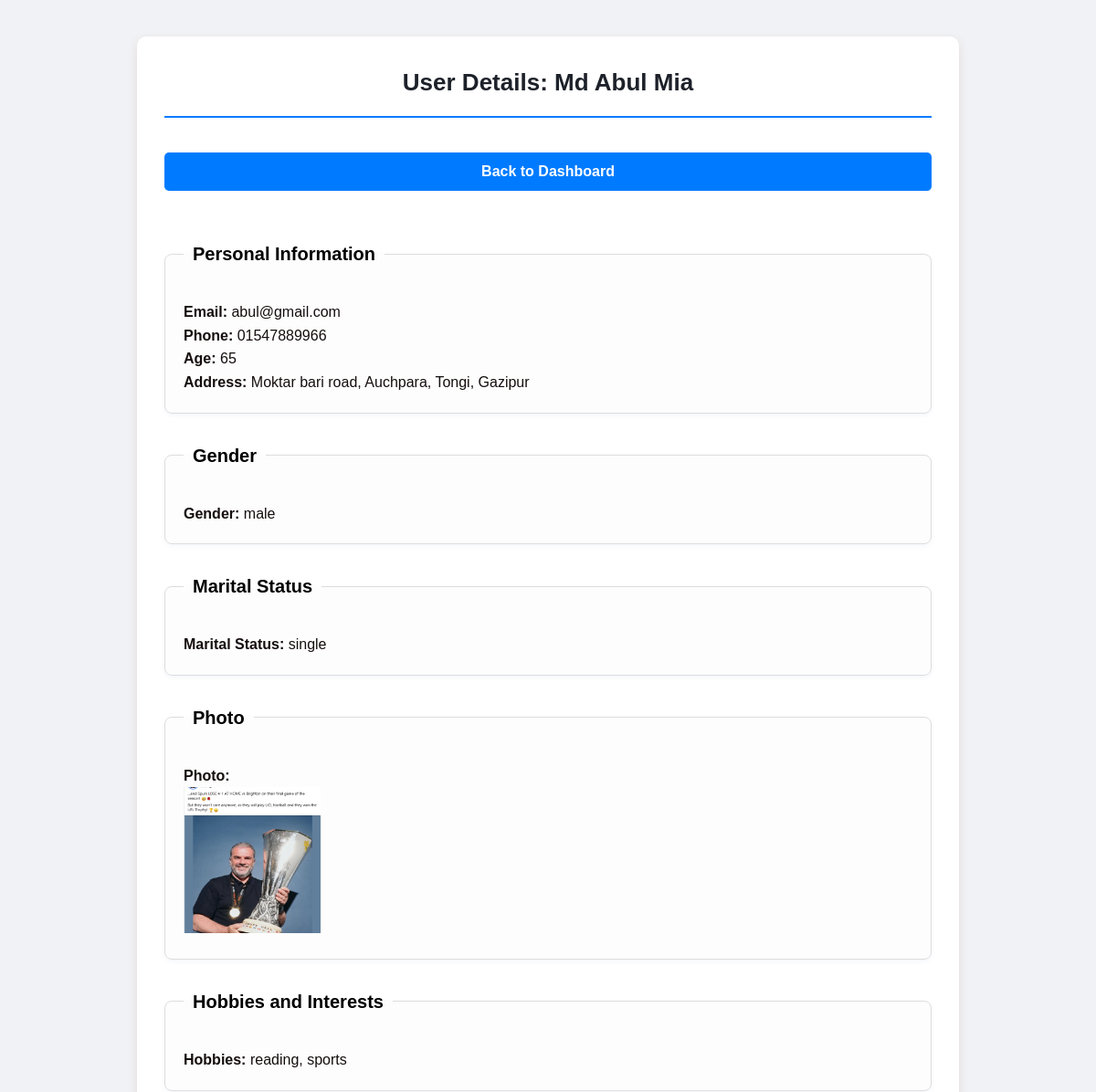
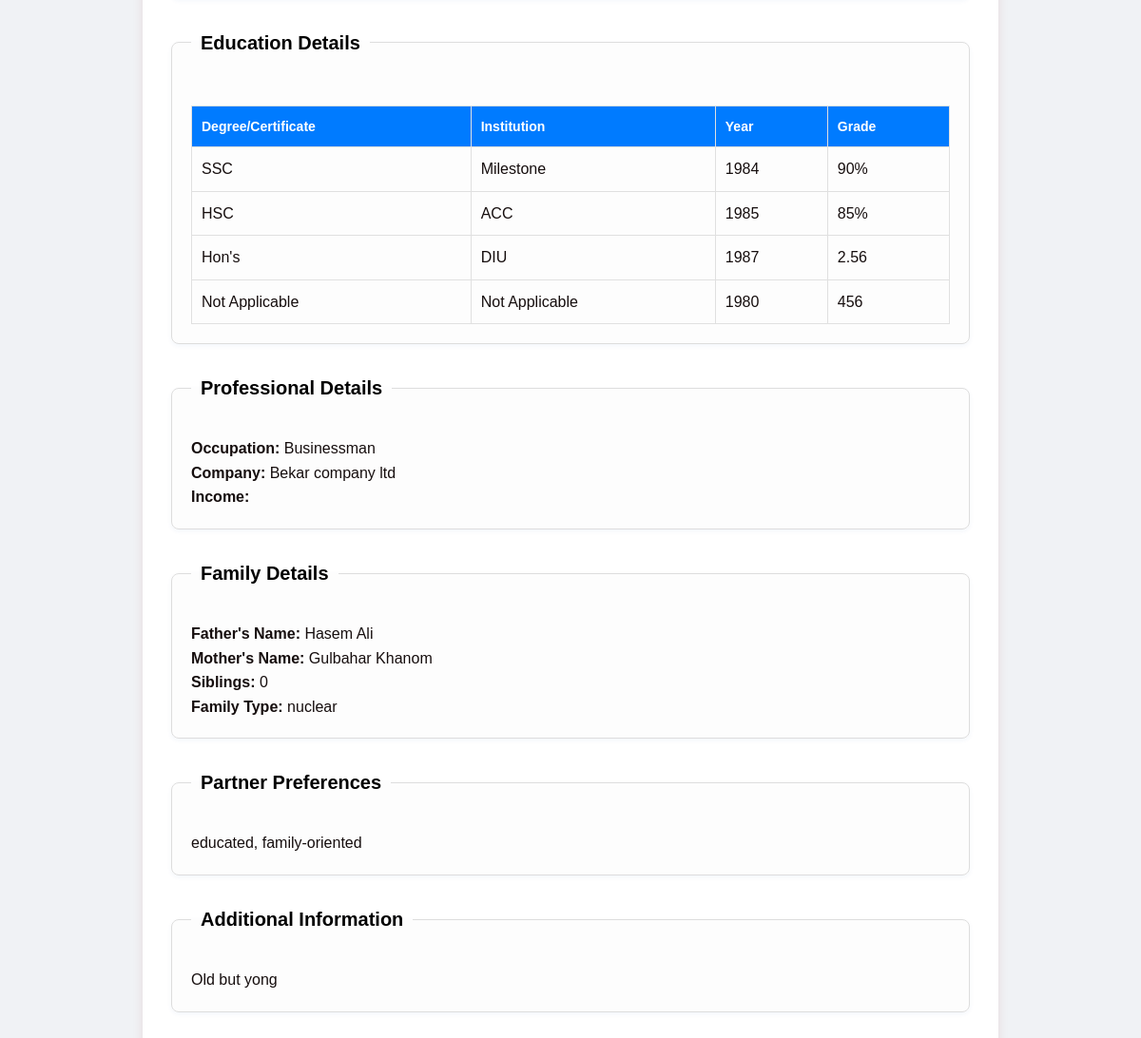
Page /view_user.php?id=26 (signed in) on the committed database (2 pictures, top to bottom).
### tables this page shows
CREATE TABLE `users` (
  `id` int(11) NOT NULL,
  `email` varchar(255) NOT NULL,
  `password` varchar(255) NOT NULL,
  `fullName` varchar(255) NOT NULL,
  `phone` varchar(20) DEFAULT NULL,
  `gender` enum('male','female','other') DEFAULT NULL,
  `maritalStatus` varchar(50) DEFAULT NULL,
  `role` enum('admin','user') NOT NULL DEFAULT 'user'
);

CREATE TABLE `biodata` (
  `id` int(11) NOT NULL,
  `user_id` int(11) NOT NULL,
  `age` int(3) DEFAULT NULL,
  `address` text DEFAULT NULL,
  `hobbies` varchar(255) DEFAULT NULL,
  `photo` varchar(255) DEFAULT NULL,
  `degree1` varchar(255) DEFAULT NULL,
  `institution1` varchar(255) DEFAULT NULL,
  `year1` int(4) DEFAULT NULL,
  `grade1` varchar(50) DEFAULT NULL,
  `degree2` varchar(255) DEFAULT NULL,
  `institution2` varchar(255) DEFAULT NULL,
  `year2` int(4) DEFAULT NULL,
  `grade2` varchar(50) DEFAULT NULL,
  `degree3` varchar(255) DEFAULT NULL,
  `institution3` varchar(255) DEFAULT NULL,
  `year3` int(4) DEFAULT NULL,
  `grade3` varchar(50) DEFAULT NULL,
  `degree4` varchar(255) DEFAULT NULL,
  `institution4` varchar(255) DEFAULT NULL,
  `year4` int(4) DEFAULT NULL,
  `grade4` varchar(50) DEFAULT NULL,
  `occupation` varchar(255) DEFAULT NULL,
  `company` varchar(255) DEFAULT NULL,
  `income` varchar(100) DEFAULT NULL,
  `fatherName` varchar(255) DEFAULT NULL,
  `motherName` varchar(255) DEFAULT NULL,
  `siblings` int(2) DEFAULT NULL,
  `familyType` varchar(50) DEFAULT NULL,
  `preferences` varchar(255) DEFAULT NULL,
  `additionalInfo` text DEFAULT NULL
);

### view_user.php (the view, shortened to what this page needs)
<?php
include 'config.php';
$user_id = $_GET['id'];
$stmt = $conn->prepare("SELECT * FROM users WHERE id = ?");
$stmt->bind_param("i", $user_id);
$stmt->execute();
$user = $stmt->get_result()->fetch_assoc();
$stmt2 = $conn->prepare("SELECT * FROM biodata WHERE user_id = ?");
$stmt2->bind_param("i", $user_id);
$stmt2->execute();
$biodata = $stmt2->get_result()->fetch_assoc();
?>
<!DOCTYPE html>
<html lang="en">
<head>
    <link rel="stylesheet" href="style.css">
</head>
<body>
    <div class="container">
        <h1>User Details: <?php echo htmlspecialchars($user['fullName']); ?></h1>
        <div class="dashboard-nav">
            <input type="button" value="Back to Dashboard" width="15%" class="submit-btn" onclick="window.location.href='admin_dashboard.php'">
        </div>
       <br>
        <fieldset class="section">
            <legend>Personal Information</legend>
            <p><strong>Email:</strong> <?php echo htmlspecialchars($user['email']); ?></p>
            <p><strong>Phone:</strong> <?php echo htmlspecialchars($user['phone']); ?></p>
            <?php if ($biodata): ?>
                <p><strong>Age:</strong> <?php echo htmlspecialchars($biodata['age']); ?></p>
                <p><strong>Address:</strong> <?php echo htmlspecialchars($biodata['address']); ?></p>
        </fieldset>
        <fieldset class="section">
            <legend>Gender</legend>
            <p><strong>Gender:</strong> <?php echo htmlspecialchars($user['gender']); ?></p>
        </fieldset>
        <fieldset class="section">
            <legend>Marital Status</legend>
            <p><strong>Marital Status:</strong> <?php echo htmlspecialchars($user['maritalStatus']); ?></p>
        </fieldset>
        <fieldset class="section">
            <legend>Photo</legend>
            <?php if ($biodata['photo']): ?>
                <p><strong>Photo:</strong><br> <img src="<?php echo htmlspecialchars($biodata['photo']); ?>" width="150" height="160"></p>
            <?php endif; ?>
        <?php endif; ?>
        </fieldset>
        <fieldset class="section">
            <legend>Hobbies and Interests</legend>
            <p><strong>Hobbies:</strong> <?php echo htmlspecialchars($biodata['hobbies']); ?></p>
        </fieldset>
        <?php if ($biodata): ?>
            <fieldset class="section">
                <legend>Education Details</legend>
                <table class="education-table">
                    <thead>
                        <tr>
                            <th>Degree/Certificate</th>
                            <th>Institution</th>
                            <th>Year</th>
                            <th>Grade</th>
                        </tr>
                    </thead>
                    <tbody>
                        <?php for ($i = 1; $i <= 4; $i++): ?>
                            <?php if ($biodata["degree$i"]): ?>
                                <tr>
                                    <td><?php echo htmlspecialchars($biodata["degree$i"]); ?></td>
                                    <td><?php echo htmlspecialchars($biodata["institution$i"]); ?></td>
                                    <td><?php echo htmlspecialchars($biodata["year$i"]); ?></td>
                                    <td><?php echo htmlspecialchars($biodata["grade$i"]); ?></td>
                                </tr>
                            <?php endif; ?>
                        <?php endfor; ?>
                    </tbody>
                </table>
            </fieldset>
            <fieldset class="section">
                <legend>Professional Details</legend>
                <p><strong>Occupation:</strong> <?php echo htmlspecialchars($biodata['occupation']); ?></p>
                <p><strong>Company:</strong> <?php echo htmlspecialchars($biodata['company']); ?></p>
                <p><strong>Income:</strong> <?php echo htmlspecialchars($biodata['income']); ?></p>
            </fieldset>
            <fieldset class="section">
                <legend>Family Details</legend>
                <p><strong>Father's Name:</strong> <?php echo htmlspecialchars($biodata['fatherName']); ?></p>
                <p><strong>Mother's Name:</strong> <?php echo htmlspecialchars($biodata['motherName']); ?></p>
                <p><strong>Siblings:</strong> <?php echo htmlspecialchars($biodata['siblings']); ?></p>
                <p><strong>Family Type:</strong> <?php echo htmlspecialchars($biodata['familyType']); ?></p>
            </fieldset>
            <fieldset class="section">
                <legend>Partner Preferences</legend>
                <p><?php echo htmlspecialchars($biodata['preferences']); ?></p>
            </fieldset>
            <fieldset class="section">
                <legend>Additional Information</legend>
                <p><?php echo nl2br(htmlspecialchars($biodata['additionalInfo'])); ?></p>
            </fieldset>
        <?php endif; ?>
    </div>
</body>
</html>

### style.css (style rules this page uses)
* { margin: 0; padding: 0; box-sizing: border-box; }
html { font-size: 16px; scroll-behavior: smooth; }
body { font-family: Arial, sans-serif; background-color: #f0f2f5; padding: 20px; line-height: 1.6; color: #160e0e; }
h1 { text-align: center; color: #1d2129; margin-bottom: 30px; font-size: 26px; border-bottom: 2px solid #007bff; padding-bottom: 15px; }
.container { max-width: 900px; margin: 20px auto; background-color: #ffffff; padding: 30px; border-radius: 10px; box-shadow: 0 4px 12px rgba(156, 15, 15, 0.1); }
.section { margin-bottom: 30px; padding: 20px; border: 1px solid #ddd; border-radius: 8px; background-color: #fdfdfd; box-shadow: 0 2px 5px rgba(29, 70, 184, 0.05); }
fieldset { border: none; padding: 0; margin: 0; }
.section legend { color: #000000; margin-bottom: 15px; font-family: 'Arial', sans-serif; font-size: 20px; font-weight: bold; padding: 0 10px; width: auto; border-bottom: none; }
.education-table { width: 100%; border-collapse: collapse; margin-top: 15px; }
.education-table th, .education-table td { border: 1px solid #e0e0e0; padding: 10px; text-align: left; }
.education-table th { background-color: #007bff; color: white; font-weight: bold; font-size: 14px; }
.submit-btn, .reset-btn { padding: 12px 30px; margin: 0 10px; border: none; border-radius: 5px; cursor: pointer; font-size: 16px; font-weight: bold; transition: background-color 0.2s ease-in-out, transform 0.1s ease; }
.submit-btn { background-color: #007bff; color: white; }
.submit-btn, .reset-btn { margin: 8px 0; width: 100%; }
.dashboard-nav { display: flex; gap: 10px; flex-wrap: wrap; margin-bottom: 20px; }
.dashboard-nav input[type="button"] { flex: 1; min-width: 120px; }

### rows in the picture
users: fullName "Md Abul Mia", email "abul@gmail.com", phone "01547889966", gender "male", maritalStatus "single"
biodata: age "65", address "Moktar bari road, Auchpara, Tongi, Gazipur", photo (picture), hobbies "reading, sports", degree1 "SSC", institution1 "Milestone", year1 "1984", grade1 "90%", degree2 "HSC", institution2 "ACC", year2 "1985", grade2 "85%", degree3 "Hon's", institution3 "DIU", year3 "1987", grade3 "2.56", degree4 "Not Applicable", institution4 "Not Applicable", year4 "1980", grade4 "456", occupation "Businessman", company "Bekar company ltd", fatherName "Hasem Ali", motherName "Gulbahar Khanom", siblings "0", familyType "nuclear", preferences "educated, family-oriented", additionalInfo "Old but yong"
